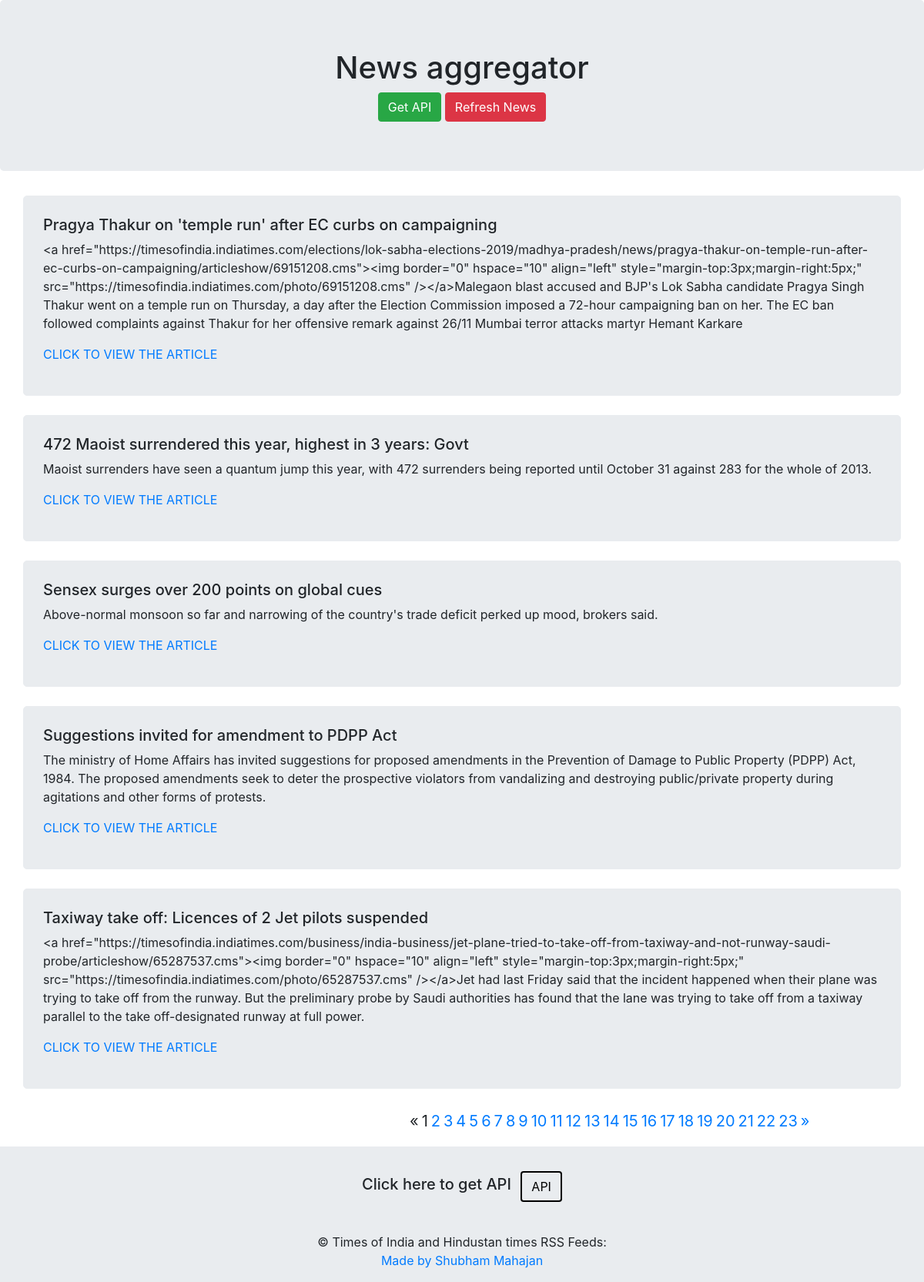
The page / on the database its author committed.
### myapp/models.py (models this page shows, shortened)
class News(models.Model):
    title = models.TextField(null=True, blank=True)
    description = models.TextField(null=True, blank=True)
    link = models.URLField(max_length=250, null=True, blank=True)
    pubdate = models.CharField(max_length=100, null=True, blank=True)
    news_bool = models.BooleanField(default=False)

### myapp/views.py (the view)
# urls.py: path('', views.index, name='news'),
def index(request):
    qs = News.objects.all()
    page = request.GET.get('page', 1)
    paginator = Paginator(qs, 5)
    try:
        news = paginator.page(page)
    except PageNotAnInteger:
        news = paginator.page(1)
    except EmptyPage:
        news = paginator.page(paginator.num_pages)
    context = {
       'qs': qs,
       'news': news
    }
    return render(request, "news.html", context)

### templates/news.html (shortened to what this page needs)
{% load index %}
<!DOCTYPE html>
<html>
<head>
    <link rel="stylesheet" href="https://maxcdn.bootstrapcdn.com/bootstrap/4.0.0/css/bootstrap.min.css"
>
</head>
<body>
    <div class="jumbotron">
        <center>
            <h1>News aggregator</h1>
            <a href="{% url 'news-api' %}" class="btn btn-success" target="_blank">Get API</a>
            <a href="{% url 'news' %}" class="btn btn-danger">Refresh News</a>
        </center>
    </div>
    <div class="container">
        <div class="row">
            {%for item in news%}
            <div class="col-12 properties">
                <h5>{{item.title}} </h5>
                <p>{{item.description}}</p>
                <p><a href="{{item.link}}" target="_blank">CLICK TO VIEW THE ARTICLE</a></p>
            </div>
            {% endfor %}
            <div class="pagination-div">
                {% if news.has_other_pages %}
                <ul class="pagination ul-style">
                    {% if news.has_previous %}
                    <li class="li-style"><a href="?page={{ news.previous_page_number }}">&laquo;</a></li>
                    {% else %}
                    <li class="disabled li-style"><span>&laquo;</span></li>
                    {% endif %}
                    {% for i in news.paginator.page_range %}
                    {% if news.number == i %}
                    <li class="active li-style"><span>{{ i }} <span class="sr-only">(current)</span></span></li>
                    {% else %}
                    <li class="li-style"><a href="?page={{ i }}">{{ i }}</a></li>
                    {% endif %}
                    {% endfor %}
                    {% if news.has_next %}
                    <li class="li-style"><a href="?page={{ news.next_page_number }}">&raquo;</a></li>
                    {% else %}
                    <li class="disabled li-style"><span>&raquo;</span></li>
                    {% endif %}
                </ul>
                {% endif %}
            </div>
        </div>
    </div>
    <footer class="page-footer font-small unique-color-dark pt-4">
        <div class="container">
            <ul class="list-unstyled list-inline text-center py-2">
                <li class="list-inline-item">
                    <h5 class="mb-1">Click here to get API</h5>
                </li>
                <li class="list-inline-item">
                    <a href="{% url 'news-api' %}" class="btn btn-outline-white btn-rounded" target="_blank">API</a>
                </li>
            </ul>
        </div>
        <div class="footer-copyright text-center py-3">© Times of India and Hindustan times RSS Feeds:
            <br><a href="#"> Made by Shubham Mahajan</a>
        </div>
    </footer>
</body>
</html>

### templates/news.html (style rules this page uses)
.properties { background-color: #e9ecef; border: 1px solid #e9ecef; border-radius: 5px; margin-bottom: 25px; padding: 25px; }
.li-style { box-sizing: border-box; padding: 2px; }
.ul-style { display: flex; padding-left: 500px; list-style: none; border-radius: .25rem; font-size: 20px; }
.btn-rounded { color: black; border: 2px solid; }
.page-footer { background-color: #e9ecef; }

### rows shown on the page
News: title "Pragya Thakur on 'temple run' after EC curbs on campaigning", description "<a href=\"https://timesofindia.indiatimes.com/elections/lok-sabha-elections-2019/madhya-pradesh/news/pragya-thakur-on-temple-run-after-ec-curbs-on-campaigning/articleshow/69151208.cms\"><img border=\"0\" hspace=\"10\" align=\"left\" style=\"margin-top:3px;margin-right:5px;\" src=\"https://timesofindia.indiatimes.com/photo/69151208.cms\" /></a>Malegaon blast accused and BJP's Lok Sabha candidate Pragya Singh Thakur went on a temple run on Thursday, a day after the Election Commission imposed a 72-hour campaigning ban on her. The EC ban followed complaints against Thakur for her offensive remark against 26/11 Mumbai terror attacks martyr Hemant Karkare"
News: title "472 Maoist surrendered this year, highest in 3 years: Govt", description "Maoist surrenders have seen a quantum jump this year, with 472 surrenders being reported until October 31 against 283 for the whole of 2013."
News: title "Sensex surges over 200 points on global cues", description "Above-normal monsoon so far and narrowing of the country's trade deficit perked up mood, brokers said."
News: title "Suggestions invited for amendment to PDPP Act", description "The ministry of Home Affairs has invited suggestions for proposed amendments in the Prevention of Damage to Public Property (PDPP) Act, 1984. The proposed amendments seek to deter the prospective violators from vandalizing and destroying public/private property during agitations and other forms of protests."
News: title "Taxiway take off: Licences of 2 Jet pilots suspended", description "<a href=\"https://timesofindia.indiatimes.com/business/india-business/jet-plane-tried-to-take-off-from-taxiway-and-not-runway-saudi-probe/articleshow/65287537.cms\"><img border=\"0\" hspace=\"10\" align=\"left\" style=\"margin-top:3px;margin-right:5px;\" src=\"https://timesofindia.indiatimes.com/photo/65287537.cms\" /></a>Jet had last Friday said that the incident happened when their plane was trying to take off from the runway. But the preliminary probe by Saudi authorities has found that the lane was trying to take off from a taxiway parallel to the take off-designated runway at full power."

### other values the page prints
{{ i }} "1"
{{ i }} "2" "3" "4" "5" "6" "7" "8" "9" "10" "11" "12" "13" "14" "15" "16" "17" "18" "19" "20" "21" "22" "23"
